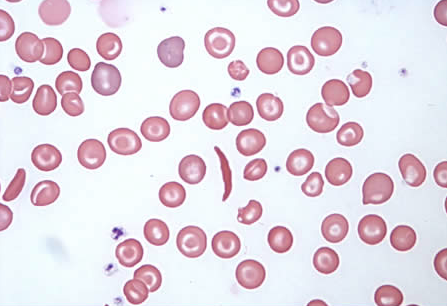
%> input picture images/sickle1.png, 447 x 306 px
$ octave EdgeDetectionFinal.m   (GNU Octave 9; MATLAB toolbox functions it lacks are replaced by stand-ins)
%> lines starting %> are read from the running program, lines starting %| are printed output that depends on the picture; in (x1, y1, x2, y2) boxes, pixels count from 0 and x2, y2 are one past the last pixel; in counts of white or black regions, pixels touching at a corner belong together; the program's own positions count from 1
% Author: Hersh Godse

%% Read image, get intensity
% Read in the image, and subset the first z-axis level to get image
% intensity (brightness) independent of color
clear;
f = imread('sickle1.png');
%> f is the input picture: size 306x447x3 uint8; mean R, G, B 229.7, 219.3, 228.6
f = im2double(f(:,:,1));
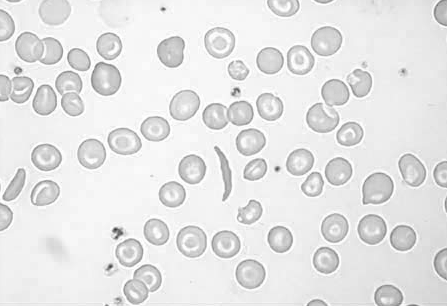
%> f: size 306x447 double; min 0.2, max 1, mean 0.901

%% Use edge function to get binary image with edges detected
bw = edge(f,'Sobel',.04); %%%%%%% Current threshold: 0.04
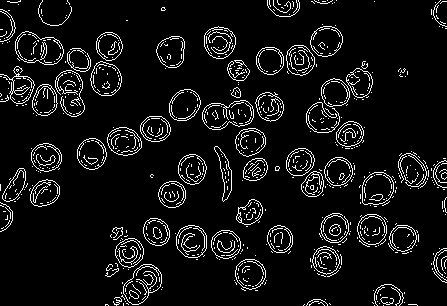
%> bw: size 306x447 logical; 7.3% white in thin lines or dots

%% Clean up image
% bwareopen removes background noise (removes objects with fewer than 50 pixels)
bw = bwareaopen(bw, 50);
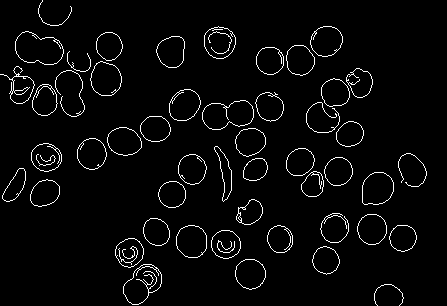
%> bw: size 306x447 logical; 3.5% white in thin lines or dots
% fill any holes, and remove remaining edges of cells that weren't defined
% enough to be  flled in by imfill
bw = imfill(bw,'holes');
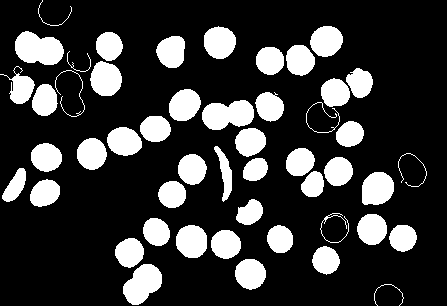
%> bw: size 306x447 logical; 21.6% white; 49 white regions, largest, box (x1, y1, x2, y2) and area: (15, 31, 64, 65) 1229, (202, 100, 254, 130) 1166, (123, 264, 162, 305) 1065
bw = bwareaopen(bw, 180);
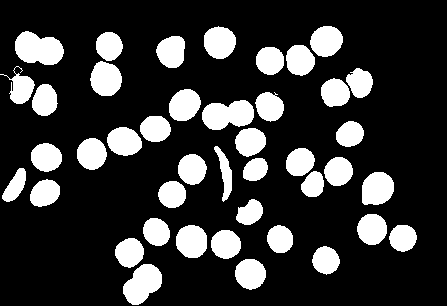
%> bw: size 306x447 logical; 21.2% white; 42 white regions, largest, box (x1, y1, x2, y2) and area: (15, 31, 64, 65) 1229, (202, 100, 254, 130) 1166, (123, 264, 162, 305) 1065

%% Identify objects in image
% bwconncomp finds all Connected Components (objects) in the binary image
cc = bwconncomp(bw, 4);
%> cc = 60 connected components

%% Calculate area of each object
% regionprops gives area of connected components in cc structure
celldata = regionprops(cc,'Area','Perimeter');
%> celldata = 60 regions; largest, Area and Perimeter: 1229 134.2, 1166 140.4, 1065 121.4, 873 104.1, 857 102.3

%% Remove objects with fewer than 30 pixels
for i = 1:cc.NumObjects
    if celldata(i).Area < 30
        bw(cc.PixelIdxList{i}) = false;
    end
end
%> this loop made 60 passes
clear i;

cc = bwconncomp(bw, 4); %% Redoing to remove older data of small connected components
%> cc = 42 connected components
celldata = regionprops(cc,'Area','Perimeter');
%> celldata = 42 regions; largest, Area and Perimeter: 1229 134.2, 1166 140.4, 1065 121.4, 873 104.1, 857 102.3

%% Calculate the shape factor for each cell
% Create an array of zeros of length of number of cells
factors = zeros(1,cc.NumObjects);

% for each cell i, calculate the shape factor: (4*pi*Area)/(Perimeter.^2)
for i = 1:cc.NumObjects
    Area = celldata(i).Area;
    Perimeter = celldata(i).Perimeter;
    factors(i) = (4*pi*Area)/(Perimeter.^2);
end
%> this loop made 42 passes
%> (Area, Perimeter) on passes 1 to 12: (456, 86.18), (554, 112.5), (1229, 134.2), (634, 88.02), (696, 91.02), (634, 88.39), (743, 93.65), (857, 102.3), (604, 84.46), (778, 97.48), (654, 88.6), (1065, 121.4)
%> after the loop, factors = 42 values, max 1.07 at index 16, min 0.377 at index 23, mean 0.992
clear Area Perimeter i;

% calculate total area of all cells, and average cell area
totalArea = 0;
for i = 1:cc.NumObjects
    totalArea = totalArea + celldata(i).Area;
end
%> this loop made 42 passes
%> totalArea on passes 1 to 12: 456, 1010, 2239, 2873, 3569, 4203, 4946, 5803, 6407, 7185, 7839, 8904
averageArea = totalArea/(cc.NumObjects);
%> averageArea = 688.1
clear i;

% factorssort is shape factors sorted from smallest to largest
% factorsindex is the index of those factors from smallest to largest
[factorssort, factorsindex] = sort(factors,'ascend');
%> factorssort = 42 values from 0.377 to 1.07; factorsindex = 42 values, max 42 at index 29, min 1 at index 4, mean 21.5
clear factors;

%% Classify each cell
% Create blank arrays for each cell type
% We will store the indexs of objects in these arrays as we classify
indicesSickle = [];
indicesRedBlood = [];
indicesSchisto = [];
indicesEllipto = [];
indicesOverlap = [];
indicesWhiteBlood = [];

% For each cell i, classify into one of the categories based on
for i = 1:cc.NumObjects
    Factor = factorssort(i);
    Index = factorsindex(i);
    Area = celldata(Index).Area;
    AreaProp = Area/averageArea;
    F = 0;
    A = 0;

    if (Factor <= 0.5)
        F = 1;
    elseif ((0.5 < Factor) && (Factor <= 0.95))
        F = 2;
    elseif (Factor > 0.95)
        F = 3;
    end

    if (AreaProp <= 0.25)
        A = 1;
    elseif ((0.25 < AreaProp) && (AreaProp <= 1.3))
        A = 2;
    elseif (AreaProp > 1.3)
        A = 3;
    end

    if (A == 1)
        indicesSchisto = [indicesSchisto Index];
    elseif (A == 2)
        if (F == 1)
            indicesSickle = [indicesSickle Index];
        elseif (F == 2)
            indicesEllipto = [indicesEllipto Index];
        elseif (F == 3)
            indicesRedBlood = [indicesRedBlood Index];
        end
    elseif (A == 3)
        if ((F == 1) || (F == 2))
            indicesOverlap = [indicesOverlap Index];
        elseif (F == 3)
            indicesWhiteBlood = [indicesWhiteBlood Index];
        end
    end
end
%> this loop made 42 passes
%> (Factor, Index, Area, AreaProp, F, A, indicesRedBlood) on passes 9 to 19: (1.01, 41, 873, 1.27, 3, 2, 41), (1.02, 6, 634, 0.921, 3, 2, [41 6]), (1.03, 15, 733, 1.07, 3, 2, [41 6 15]), (1.03, 4, 634, 0.921, 3, 2, [41 6 15 4]), (1.03, 10, 778, 1.13, 3, 2, [41 6 15 4 10]), (1.03, 8, 857, 1.25, 3, 2, [41 6 15 4 10 8]), (1.03, 33, 451, 0.655, 3, 2, [41 6 15 4 10 8 33]), (1.03, 28, 639, 0.929, 3, 2, [41 6 15 4 10 8 33 28]), (1.03, 27, 449, 0.653, 3, 2, [41 6 15 4 10 8 33 28 27]), (1.04, 24, 684, 0.994, 3, 2, [41 6 15 4 10 8 33 28 27 24]), (1.04, 21, 823, 1.2, 3, 2, [41 6 15 4 10 8 33 28 27 24 21])
%> (Factor, Index, Area, AreaProp, F, A, indicesEllipto) on passes 2, 4, 6, 8: (0.55, 2, 554, 0.805, 2, 2, 2), (0.771, 1, 456, 0.663, 2, 2, [2 1]), (0.861, 39, 574, 0.834, 2, 2, [2 1 39]), (0.922, 26, 488, 0.709, 2, 2, [2 1 39 26])
%> after the loop, indicesRedBlood = 34 values, max 42 at index 21, min 4 at index 4, mean 22.85
clear A F i Factor Index Area AreaProp;


% view the cell with given index
cellindex = 23;
onecell = false(size(bw));
onecell(cc.PixelIdxList{1}) = true;
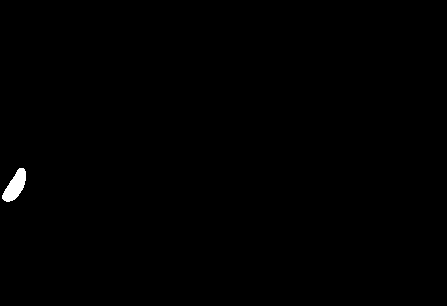
%> onecell: size 306x447 logical; 0.33% white; 1 white region, box (x1, y1, x2, y2) and area: (2, 168, 26, 202) 456
imshow(onecell)
clear onecell cellindex;
